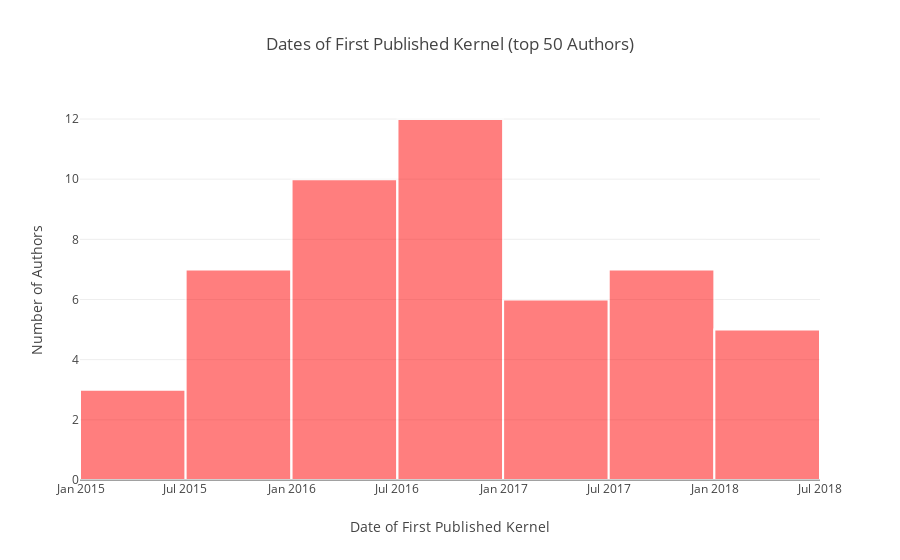

This figure's notebook cell:
### Markdown cell above
Another interesting thing to examine, is when did the Top authors start publishing their first Kernels. In other words, how much time did it take them to reach this level.

### Code cell
# Date of first kernel
n = 50
top = nbr_medals_per_author.head(n)
oldest_kernel_dates = []
for userid in top.index:
    oldest_kernel_date = normal_user_kernels[normal_user_kernels['AuthorUserId'] == userid]['MadePublicDate'].min()
    oldest_kernel_dates.append(oldest_kernel_date)
oldest_kernel_dates = pd.Series(oldest_kernel_dates, index=top.index).sort_values()

# Date of first kernel

#fig = ff.create_distplot(s, [f'Top {n} authors'])


fig= {
    'data': [
        {
            'type': 'histogram',
            #'bin_size': .4,
            'marker': {"color": 'red', 'line': {'color': 'white', 'width': 2}}, 
            'x': oldest_kernel_dates,
            "opacity": 0.5, 
        }
    ],
    'layout': {
        'title': f'Dates of First Published Kernel (top {n} Authors)',
        'xaxis': {'title': 'Date of First Published Kernel'},
        'yaxis': {'title': 'Number of Authors'}
    }
}

iplot(fig)

### Figure 1 — Plotly figure (JSON) as saved in the notebook; plotly's stock layout.template omitted (floating-point values rounded to 4 significant figures)
{"data": [{"marker": {"color": "red", "line": {"color": "white", "width": 2}}, "opacity": 0.5, "type": "histogram", "uid": "5eb2144b-5072-4407-af31-251d0a18faf5", "x": ["2015-04-23", "2015-06-06", "2015-06-26", "2015-07-17", "2015-08-14", "2015-08-31", "2015-09-24", "2015-09-30", "2015-10-07", "2015-10-26", "2016-01-07", "2016-01-22", "2016-01-30", "2016-02-05", "2016-03-07", "2016-03-08", "2016-03-14", "2016-03-27", "2016-04-15", "2016-05-13", "2016-07-02", "2016-07-12", "2016-07-28", "2016-08-22", "2016-10-15", "2016-10-18", "2016-10-19", "2016-11-01", "2016-11-06", "2016-11-30", "2016-12-10", "2016-12-16", "2017-01-04", "2017-01-21", "2017-02-27", "2017-04-11", "2017-04-15", "2017-04-22", "2017-07-11", "2017-07-15", "2017-07-17", "2017-07-19", "2017-10-07", "2017-10-25", "2017-11-27", "2018-01-09", "2018-02-09", "2018-02-14", "2018-03-21", "2018-03-22"]}], "layout": {"title": {"text": "Dates of First Published Kernel (top 50 Authors)"}, "xaxis": {"title": {"text": "Date of First Published Kernel"}}, "yaxis": {"title": {"text": "Number of Authors"}}}}
